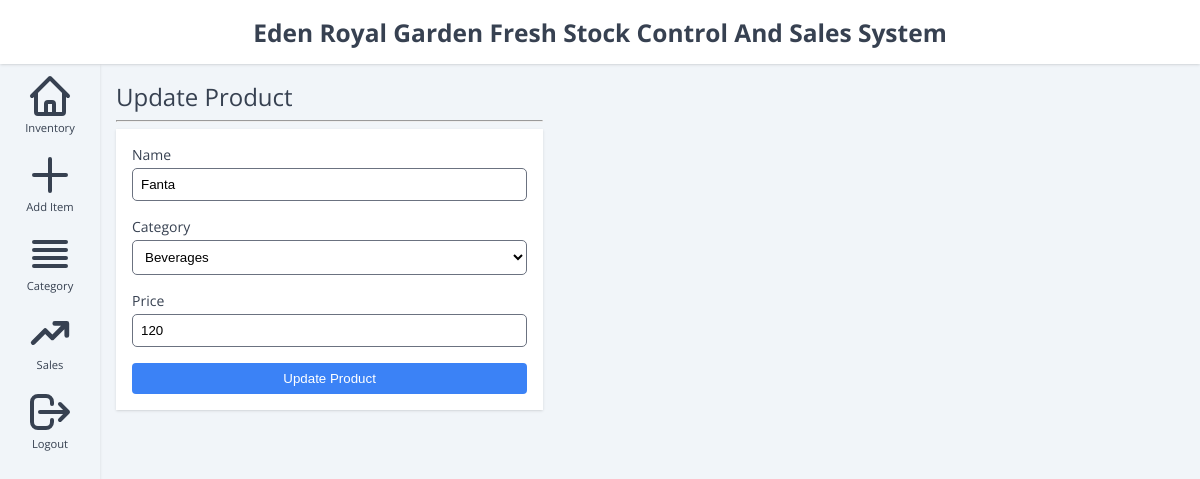
Page /admin_update_item.php?id=5 (signed in) on the committed database.
### tables this page shows
CREATE TABLE `products` (
  `id` int(11) NOT NULL,
  `category_id` int(11) NOT NULL,
  `name` varchar(60) NOT NULL,
  `quantity` int(11) NOT NULL,
  `price` float NOT NULL
);

CREATE TABLE `categories` (
  `id` int(11) NOT NULL,
  `name` varchar(60) NOT NULL
);

### _helper.php (called while the page is built, shortened)
<?php
function get($key) {
    if (isset($_GET[$key])) return trim($_GET[$key]);
    return "";
}

### models/Product.php (called while the page is built, shortened)
<?php
require_once __DIR__.'/../_init.php';
class Product
{
    public function __construct($product)
    {
        $this->id = $product['id'];
        $this->name = $product['name'];
        $this->category_id = $product['category_id'];
        $this->price = floatval($product['price']);
    }
    private function getCategory($product)
    {
        if (isset($product['category_name'])) {
            return new Category([
                'id' => $product['category_id'],
                'name' => $product['category_name']
            ]);
        }
        return Category::find($product['category_id']);
    }
    public static function find($id)
    {
        global $connection;
        $stmt = $connection->prepare('SELECT products.*, categories.name as category_name FROM products INNER JOIN categories ON products.category_id = categories.id WHERE products.id=:id');
        $stmt->bindParam('id', $id);
        $stmt->execute();
        $stmt->setFetchMode(PDO::FETCH_ASSOC);
        $result = $stmt->fetchAll();
        if (count($result) >= 1) {
            return new Product($result[0]);
        }
        return null;
    }
}

### _guards.php (called while the page is built, shortened)
<?php
class Guard {
    public static function hasModel($modelClass)
    {
        $model = $modelClass::find(get('id'));
        return $model;
    }
}

### models/Category.php (called while the page is built, shortened)
<?php
require_once __DIR__.'/../_init.php';
class Category
{
    private static $cache = null;
    public function __construct($category)
    {
        $this->id = $category['id'];
        $this->name = $category['name'];
    }
    public static function all()
    {
        global $connection;
        $stmt = $connection->prepare('SELECT * FROM `categories`');
        $stmt->execute();
        $stmt->setFetchMode(PDO::FETCH_ASSOC);
        $result = $stmt->fetchAll();
        static::$cache = array_map(function($item){ return new Category($item); }, $result);
        return static::$cache;
    }
}

### admin_update_item.php (the view, shortened to what this page needs)
<?php
require_once '_guards.php';
$product = Guard::hasModel(Product::class);
$categories = Category::all();
?>
<!DOCTYPE html>
<html>
<head>
    <link rel="stylesheet" type="text/css" href="./assets/css/main.css">
    <link rel="stylesheet" type="text/css" href="./assets/css/admin.css">
    <link rel="stylesheet" type="text/css" href="./assets/css/util.css">
</head>
<body>
    <?php require 'templates/admin_header.php' ?>
    <div class="flex">
        <?php require 'templates/admin_navbar.php' ?>
        <main>
            <div class="wrapper">
                <div class="w-40p">
                    <div class="subtitle">Update Product</div>
                    <hr/>
                    <div class="card">
                        <div class="card-content">
                            <form method="POST" action="controllers/product_controller.php?action=update&id=<?= $product->id ?>">
                                <div class="form-control">
                                    <label>Name</label>
                                    <input
                                        value="<?= $product->name ?>"
                                        type="text"
                                        name="name"
                                        required=""
                                    />
                                </div>
                                <div class="form-control mt-16">
                                    <label>Category</label>
                                    <select name="category_id" required="">
                                        <?php foreach ($categories as $category) : ?>
                                            <option
                                                value="<?= $category->id ?>"
                                                <?= $category->id === $product->category_id ? 'selected' : '' ?>
                                                ><?= $category->name ?></option>
                                        <?php endforeach; ?>
                                    </select>
                                </div>
                                <div class="form-control mt-16">
                                    <label>Price</label>
                                    <input
                                        value="<?= $product->price ?>"
                                        required=""
                                        type="number"
                                        step=".25"
                                        name="price"
                                    />
                                </div>
                                <div class="mt-16">
                                    <button class="btn btn-primary w-full" type="submit">Update Product</button>
                                </div>
                            </form>
                        </div>
                    </div>
                </div>
            </div>
        </main>
    </div>
</body>
</html>

### assets/css/main.css (style rules this page uses)
body { --shadow: 0 1px 3px 0 rgb(0 0 0 / 0.1), 0 1px 2px -1px rgb(0 0 0 / 0.1); --teal-500: #14B8A6; --red-100: #FEE2E2; --red-500: #EF4444; --green-100: #DCFCE7; --green-300: #86EFAC; --green-500: #22C55E; --primary: #3B82F6; --primary-lighter: #93C5FD; --primary-darker: #1D4ED8; --gray-50: #F9FAFB; --gray-100: #F1F5F9; --gray-200: #E2E8F0; --gray-300: #D1D5DB; --gray-400: #9CA3AF; --gray-500: #6B7280; --gray-700: #374151; background: var(--gray-100); margin: 0; font-family: "Open Sans"; font-size: 14px; color: var(--gray-700); }
.card { background-color: white; box-shadow: var(--shadow); margin: auto; }
.card-content { padding: 16px; }
.form-control { display: flex; flex-direction: column; }
.form-control input, .form-control select { background-color: #fff; margin-top: 4px; padding: 8px; border-radius: 5px; border: 1px solid #6B7280; }
.form-control input:focus, .form-control select:focus, { outline: none; border-color: var(--primary); }
.btn { font-weight: 500; padding: 8px 16px; background-color: var(--gray-100); border: none; border-radius: 4px; cursor: pointer; }
.btn-primary { background-color: var(--primary); color: #fff; }

### assets/css/admin.css (style rules this page uses)
.subtitle { font-size: 1.5rem; }
hr { color: var(--gray-300); }
main { flex-grow: 1; height: calc(100vh - 64px); overflow-y: auto; }
.wrapper { padding: 16px; }

### assets/css/util.css (style rules this page uses)
.mt-16 { margin-top: 16px; }
.flex { display: flex; }
.w-40p { width: 40%; }
.w-full { width: 100%; }

### rows in the picture
products: name "Fanta", category_id "Beverages", price "120"
